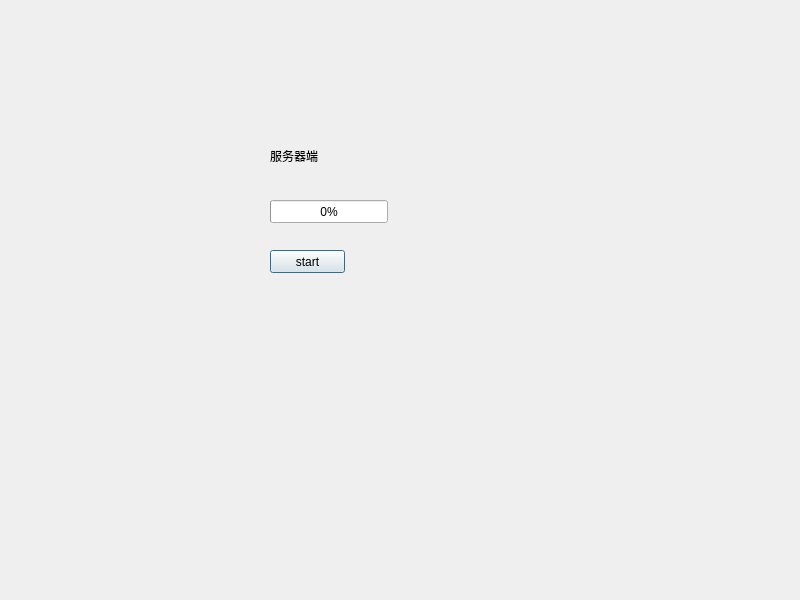
<?xml version="1.0" encoding="UTF-8"?>
<ui version="4.0">
 <class>Server</class>
 <widget class="QDialog" name="Server">
  <property name="geometry">
   <rect>
    <x>0</x>
    <y>0</y>
    <width>800</width>
    <height>600</height>
   </rect>
  </property>
  <property name="windowTitle">
   <string>Server</string>
  </property>
  <widget class="QLabel" name="label">
   <property name="geometry">
    <rect>
     <x>270</x>
     <y>150</y>
     <width>54</width>
     <height>12</height>
    </rect>
   </property>
   <property name="text">
    <string>服务器端</string>
   </property>
  </widget>
  <widget class="QProgressBar" name="progressBar">
   <property name="geometry">
    <rect>
     <x>270</x>
     <y>200</y>
     <width>118</width>
     <height>23</height>
    </rect>
   </property>
   <property name="value">
    <number>0</number>
   </property>
  </widget>
  <widget class="QPushButton" name="pushButton">
   <property name="geometry">
    <rect>
     <x>270</x>
     <y>250</y>
     <width>75</width>
     <height>23</height>
    </rect>
   </property>
   <property name="text">
    <string>start</string>
   </property>
  </widget>
 </widget>
 <resources/>
 <connections/>
</ui>
